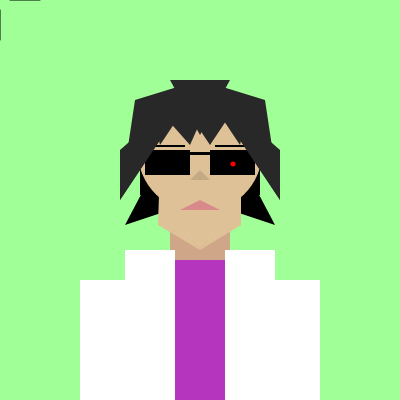
Frame 1 (no input)
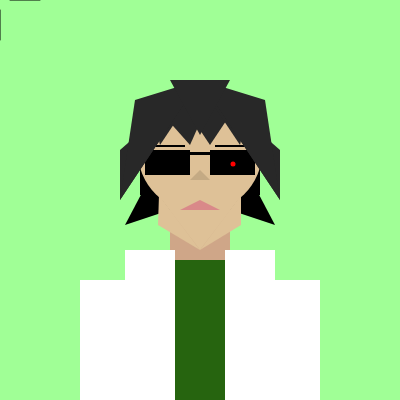
Frame 60 (no input)
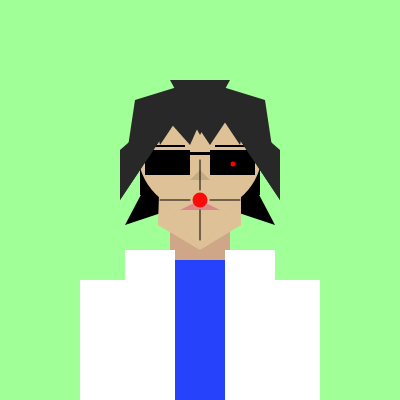
Frame 120 (the mouse pressed at the canvas centre since frame 60)

The p5.js sketch that drew these frames (run headless with seeded random() and noise() and a simulated clock; from frame 60 on, the mouse is pressed at the canvas centre):

// p5.js sketch
// ── sketch.js
var firstBallSize = 50;
var secondBall = 30;
var thirdBall = 80; 

function setup() {
  createCanvas(400, 400);
}

function draw() {
  fullPortrait();
  }
  
  function fullPortrait(){
  background(160,255,150);
  // Black Ball Background
  ellipse(width/2, height/2, firstBallSize, firstBallSize); 
  firstBallSize = firstBallSize - 1;
  
  // Body
  noStroke()
  fill(207,166,136);
  rect(170,210,60,50); // Neck
  fill(random(255),random(255),random(255));
  rect(150,260,100,200); // Inner Shirt
  
  // Green Ball Background
  fill(0,255,150);
  ellipse(width/2,height/2, secondBall, secondBall); 
  secondBall = secondBall - .5;
  
  // White Ball Background
  fill(255,255,255);
  ellipse(width/2, height/2, thirdBall, thirdBall); 
  thirdBall = thirdBall - .5;
  
  // Outter Body
  fill(255,255,255);
  rect(125,250,50,200);
  rect(225,250,50,200);
  rect(80,280,50,150);// Left Arm
  rect(270,280,50,150);// Right Arm
  
  // Background Hair
  fill(0,0,0);
  triangle(125,225,200,200,175,130);
  triangle(275,225,200,200,225,130);
  rect(140,165,20,30);
  rect(240,165,20,30);
  
  // Head 
  fill(222,193,151);
  ellipse(200,150,125,125);
  triangle(158,195,242,195,200,250); // Chin
  triangle(159,195,200,250,158,225); // Left Jaw
  triangle(241,195,200,250,241,225); // right Jaw
  
  // Glasses
  fill(0,0,0)
  rect(145,150,45,25); // Left Lens
  rect(210,150,45,25); // Right Lens
  rect(190,152,20,3); // Bridge
  
  // Nose
  fill(196,170,132);
  triangle(190,180,210,180,200,170);
  
  // Eye Brows 
  fill(0,0,0);
  rect(150,145,35,2); // Left Brow
  rect(215,145,35,2); // Right Brow
  
  // Eye
  fill(255,0,0);
  ellipse(233,164,5,5);
  
  // Mouth
  fill(217,137,137);
  triangle(180,210,220,210,200,200);
  
  // Hair
  fill(40,40,40);
  triangle(150,100,160,145,190,100);
  triangle(150,100,190,145,210,100);
  triangle(180,100,210,145,240,100);
  triangle(210,100,240,145,250,100);
  
  triangle(200,80,120,150,120,200);
  triangle(200,80,280,150,280,200);
  
  triangle(200,80,135,100,120,200);
  triangle(200,80,265,100,280,200);
  
  triangle(170,80,230,80,200,135);
  
  // Crosshair code
  stroke(0);
  line(mouseX - 40, mouseY, mouseX - 10, mouseY); // Left   
  line(mouseX, mouseY - 10, mouseX, mouseY - 40); // Up
  line(mouseX + 10, mouseY, mouseX + 40, mouseY); // Right  
  line(mouseX, mouseY + 10, mouseX, mouseY + 40); // Down
  noStroke(0);
  
  if (mouseIsPressed){
    fill(255, 10, 10); 
    noStroke(); 
    ellipse(mouseX, mouseY, 15, 15);
  }
  
  if(thirdBall < -470){
    firstBallSize = 30;
    secondBall = 10;
    thirdBall = 10;
  }
  
}
